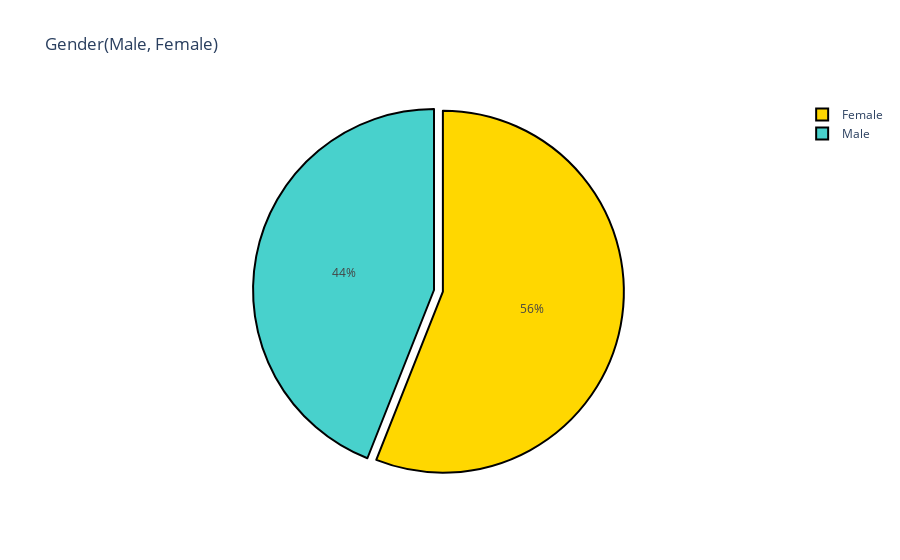

Notebook cell for this chart:
### Code cell
import plotly
import plotly.graph_objs as go
from plotly.offline import init_notebook_mode, iplot
init_notebook_mode(connected=True)
col = "Gender"
grouped = df[col].value_counts().reset_index()
grouped = grouped.rename(columns = {col : "count", "index" : col})

## plot
colors = ['gold', 'mediumturquoise']
trace = go.Pie(labels=grouped[col], values=grouped['count'], pull=[0.05, 0],marker=dict(colors=colors, line=dict(color='#000000', width=2)))
layout = {'title': 'Gender(Male, Female)'}
fig = go.Figure(data = [trace], layout = layout)
iplot(fig)

### Figure 1 — Plotly figure (JSON) as saved in the notebook; plotly's stock layout.template omitted (floating-point values rounded to 4 significant figures)
{"data": [{"labels": ["Female", "Male"], "marker": {"colors": ["gold", "mediumturquoise"], "line": {"color": "#000000", "width": 2}}, "pull": [0.05, 0], "type": "pie", "values": [112, 88]}], "layout": {"title": {"text": "Gender(Male, Female)"}}}
